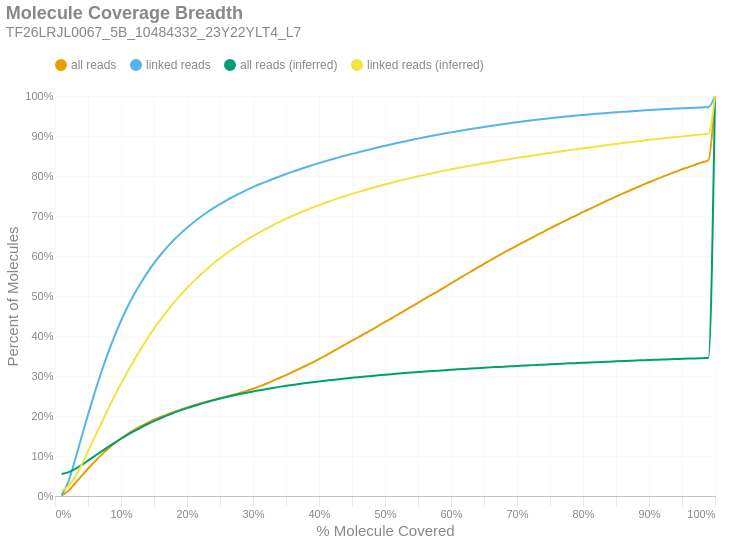

The notebook cell saved with this chart:
### Markdown cell above
### Molecule Read Coverage
This chart shows molecule coverage breadth as computed by the number of bases aligned to that molecule. In other words, "*how much of each unique long molecule is actually sequenced/aligned?*" Keep in mind there is a distinction between sequences and alignments, since some sequences belonging to a particular molecule may not align well and wouldn't appear in the alignment data. This chart also shows molecule coverage breadth as computed by the *inferred fragment* from which the aligned sequences originate. Unlike read coverage, this calculation takes into account the total insert size, including unsequenced gaps between the forward and reverse reads. Like the previous figures, these are cumulative percents.

### Code cell
if SKIPLR:
    print_html(f"Skipped")
else:
    binned_df = consolidated_hist(valids['coverage_bp'], mask, 0.01, True)
    binned_df_inf = consolidated_hist(valids['coverage_inserts'], mask, 0.01, True)
    binned_df = binned_df.with_columns(pl.lit(binned_df_inf['all reads (cumsum)']).alias('all reads (inferred)'))
    binned_df = binned_df.with_columns(pl.lit(binned_df_inf['linked reads (cumsum)']).alias('linked reads (inferred)'))
    binned_df = binned_df.with_columns(
        (pl.col('bin').cast(pl.Float64) + 0.01).alias('right_edge')
    )

    with SafeRender(binned_df):
        (
            density_plot(binned_df, 'Molecule Coverage Breadth', samplename, 'molcov', ['all reads (inferred)','linked reads (inferred)'])
            .encode(
                #x=alt.X('bin:Q', title="% Molecule Covered").axis(format = '%').scale(padding=0),
                x=alt.X('right_edge:Q', title="% Molecule Covered").axis(format='%').scale(padding=0),
                y=alt.Y('value:Q', title='Percent of Molecules')
                    .axis(format='%')
                    .stack(False)
                    .scale(domainMin=0, padding=0),
                color=alt.Color("key:N").scale(domain = ["all reads", "linked reads", "all reads (inferred)", "linked reads (inferred)"]),
                tooltip = [
                    alt.Tooltip("key:N", title = "Data Type"),
                    alt.Tooltip("range_label:N", title="% Molecule Covered"),
                    alt.Tooltip("value:Q", format = ".2%", title="% Molecules")
                ]
            )
        ).display()

### Figure 1 — Vega-Lite specification as saved in the notebook (floating-point values rounded to 4 significant figures)
{"width": "container", "height": 400, "config": {"title": {"anchor": "start", "dy": -15, "fontSize": 18, "color": "#888888", "subtitleColor": "#888888", "subtitleFontSize": 14}, "arc": {"fill": "#0072B2"}, "axis": {"domainColor": "#888888", "domainWidth": 0.5, "gridWidth": 0.2, "grid": false, "titleFontWeight": 400, "titleFontSize": 15, "labelFontSize": 11, "labelColor": "#888888", "tickColor": "#888888", "tickWidth": 0.2, "titleColor": "#888888"}, "axisBand": {"grid": false}, "axisX": {"grid": true, "tickSize": 10, "domainCap": "round"}, "axisY": {"domain": false, "grid": true, "tickSize": 0, "domainCap": "round"}, "background": "transparent", "header": {"labelFontSize": 15, "labelColor": "#888888", "titleFontSize": 15, "titleFontWeight": 600, "titleColor": "#888888"}, "legend": {"labelFont": "sans-serif", "labelFontSize": 12, "labelColor": "#888888", "symbolSize": 100, "symbolType": "circle", "titleFontSize": 12, "titlePadding": 10, "titleColor": "#888888", "title": null, "orient": "top"}, "range": {"category": ["#E69F00", "#56B4E9", "#009E73", "#F0E442", "#0072B2", "#D55E00", "#CC79A7", "#000000"], "diverging": ["#cfe8f3", "#a2d4ec", "#73bfe2", "#46abdb", "#1696d2", "#12719e"]}, "area": {"fill": "#0072B2", "fillOpacity": 0.7, "line": true, "strokeOpacity": 0.7}, "line": {"color": "#0072B2", "stroke": "#0072B2", "strokeWidth": 2}, "trail": {"color": "#0072B2", "stroke": "#0072B2", "strokeWidth": 0, "size": 1}, "point": {"filled": true, "fillOpacity": 1.0, "size": 95}, "text": {"color": "#888888", "fontSize": 11, "align": "right", "fontWeight": 400, "size": 11}, "bar": {"fill": "#0072B2", "stroke": null}, "view": {"stroke": null, "continuousWidth": 660, "continuousHeight": 400}}, "data": {"name": "data-e86ee25543c7943b7609688d95d6cd10"}, "mark": {"type": "line", "interpolate": "monotone", "point": {"opacity": 0, "size": 275}}, "encoding": {"color": {"field": "key", "scale": {"domain": ["all reads", "linked reads", "all reads (inferred)", "linked reads (inferred)"]}, "type": "nominal"}, "tooltip": [{"field": "key", "title": "Data Type", "type": "nominal"}, {"field": "range_label", "title": "% Molecule Covered", "type": "nominal"}, {"field": "value", "format": ".2%", "title": "% Molecules", "type": "quantitative"}], "x": {"axis": {"format": "%"}, "field": "right_edge", "scale": {"padding": 0}, "title": "% Molecule Covered", "type": "quantitative"}, "y": {"axis": {"format": "%"}, "field": "value", "scale": {"domainMin": 0, "padding": 0}, "stack": false, "title": "Percent of Molecules", "type": "quantitative"}}, "params": [{"name": "param_c36ac31b6afebe62", "select": {"type": "point", "fields": ["key"]}, "bind": "legend"}], "title": {"text": "Molecule Coverage Breadth", "subtitle": "TF26LRJL0067_5B_10484332_23Y22YLT4_L7"}, "transform": [{"fold": ["all reads (cumsum)", "linked reads (cumsum)", "all reads (inferred)", "linked reads (inferred)"]}, {"calculate": "replace(datum.key, ' (cumsum)', '')", "as": "key"}, {"filter": {"param": "param_c36ac31b6afebe62"}}], "usermeta": {"embedOptions": {"downloadFileName": "TF26LRJL0067_5B_10484332_23Y22YLT4_L7.molcov"}}, "$schema": "https://vega.github.io/schema/vega-lite/v6.4.1.json", "datasets": {"data-e86ee25543c7943b7609688d95d6cd10": [{"bin": "0.0", "interval": "0.0-0.01", "all reads": 0.001198, "linked reads": 0.002412, "all reads (cumsum)": 0.001198, "linked reads (cumsum)": 0.002412, "range_label": "0.0-0.01", "all reads (inferred)": 0.05509, "linked reads (inferred)": 0.01345, "right_edge": 0.01}, {"bin": "0.01", "interval": "0.01-0.02", "all reads": 0.01159, "linked reads": 0.0325, "all reads (cumsum)": 0.01279, "linked reads (cumsum)": 0.03491, "range_label": "0.01-0.02", "all reads (inferred)": 0.05921, "linked reads (inferred)": 0.02407, "right_edge": 0.02}, {"bin": "0.02", "interval": "0.02-0.03", "all reads": 0.01792, "linked reads": 0.05315, "all reads (cumsum)": 0.03071, "linked reads (cumsum)": 0.08806, "range_label": "0.02-0.03", "all reads (inferred)": 0.06712, "linked reads (inferred)": 0.04713, "right_edge": 0.03}, {"bin": "0.03", "interval": "0.03-0.04", "all reads": 0.01896, "linked reads": 0.05795, "all reads (cumsum)": 0.04967, "linked reads (cumsum)": 0.146, "range_label": "0.03-0.04", "all reads (inferred)": 0.07716, "linked reads (inferred)": 0.07729, "right_edge": 0.04}, {"bin": "0.04", "interval": "0.04-0.05", "all reads": 0.0185, "linked reads": 0.057, "all reads (cumsum)": 0.06817, "linked reads (cumsum)": 0.203, "range_label": "0.04-0.05", "all reads (inferred)": 0.08839, "linked reads (inferred)": 0.1115, "right_edge": 0.05}, {"bin": "0.05", "interval": "0.05-0.06", "all reads": 0.01753, "linked reads": 0.05443, "all reads (cumsum)": 0.0857, "linked reads (cumsum)": 0.2574, "range_label": "0.05-0.06", "all reads (inferred)": 0.09977, "linked reads (inferred)": 0.1465, "right_edge": 0.06}, {"bin": "0.06", "interval": "0.06-0.07", "all reads": 0.01646, "linked reads": 0.05121, "all reads (cumsum)": 0.1022, "linked reads (cumsum)": 0.3086, "range_label": "0.06-0.07", "all reads (inferred)": 0.1111, "linked reads (inferred)": 0.1814, "right_edge": 0.07}, {"bin": "0.07", "interval": "0.07-0.08", "all reads": 0.01515, "linked reads": 0.04717, "all reads (cumsum)": 0.1173, "linked reads (cumsum)": 0.3558, "range_label": "0.07-0.08", "all reads (inferred)": 0.1221, "linked reads (inferred)": 0.2155, "right_edge": 0.08}, {"bin": "0.08", "interval": "0.08-0.09", "all reads": 0.01388, "linked reads": 0.04311, "all reads (cumsum)": 0.1312, "linked reads (cumsum)": 0.3989, "range_label": "0.08-0.09", "all reads (inferred)": 0.1329, "linked reads (inferred)": 0.249, "right_edge": 0.09}, {"bin": "0.09", "interval": "0.09-0.1", "all reads": 0.01259, "linked reads": 0.03917, "all reads (cumsum)": 0.1438, "linked reads (cumsum)": 0.4381, "range_label": "0.09-0.1", "all reads (inferred)": 0.1431, "linked reads (inferred)": 0.2808, "right_edge": 0.1}, {"bin": "0.1", "interval": "0.1-0.11", "all reads": 0.01137, "linked reads": 0.03515, "all reads (cumsum)": 0.1551, "linked reads (cumsum)": 0.4733, "range_label": "0.1-0.11", "all reads (inferred)": 0.1528, "linked reads (inferred)": 0.311, "right_edge": 0.11}, {"bin": "0.11", "interval": "0.11-0.12", "all reads": 0.0101, "linked reads": 0.03126, "all reads (cumsum)": 0.1652, "linked reads (cumsum)": 0.5045, "range_label": "0.11-0.12", "all reads (inferred)": 0.1621, "linked reads (inferred)": 0.34, "right_edge": 0.12}, {"bin": "0.12", "interval": "0.12-0.13", "all reads": 0.009128, "linked reads": 0.02802, "all reads (cumsum)": 0.1744, "linked reads (cumsum)": 0.5325, "range_label": "0.12-0.13", "all reads (inferred)": 0.171, "linked reads (inferred)": 0.3678, "right_edge": 0.13}, {"bin": "0.13", "interval": "0.13-0.14", "all reads": 0.008504, "linked reads": 0.02593, "all reads (cumsum)": 0.1829, "linked reads (cumsum)": 0.5585, "range_label": "0.13-0.14", "all reads (inferred)": 0.1793, "linked reads (inferred)": 0.3939, "right_edge": 0.14}, {"bin": "0.14", "interval": "0.14-0.15", "all reads": 0.007823, "linked reads": 0.02356, "all reads (cumsum)": 0.1907, "linked reads (cumsum)": 0.582, "range_label": "0.14-0.15", "all reads (inferred)": 0.1872, "linked reads (inferred)": 0.4183, "right_edge": 0.15}, {"bin": "0.15", "interval": "0.15-0.16", "all reads": 0.007053, "linked reads": 0.02113, "all reads (cumsum)": 0.1978, "linked reads (cumsum)": 0.6031, "range_label": "0.15-0.16", "all reads (inferred)": 0.1944, "linked reads (inferred)": 0.441, "right_edge": 0.16}, {"bin": "0.16", "interval": "0.16-0.17", "all reads": 0.006461, "linked reads": 0.01898, "all reads (cumsum)": 0.2042, "linked reads (cumsum)": 0.6221, "range_label": "0.16-0.17", "all reads (inferred)": 0.2014, "linked reads (inferred)": 0.4626, "right_edge": 0.17}, {"bin": "0.17", "interval": "0.17-0.18", "all reads": 0.006131, "linked reads": 0.01781, "all reads (cumsum)": 0.2103, "linked reads (cumsum)": 0.6399, "range_label": "0.17-0.18", "all reads (inferred)": 0.208, "linked reads (inferred)": 0.4832, "right_edge": 0.18}, {"bin": "0.18", "interval": "0.18-0.19", "all reads": 0.005633, "linked reads": 0.01596, "all reads (cumsum)": 0.216, "linked reads (cumsum)": 0.6559, "range_label": "0.18-0.19", "all reads (inferred)": 0.214, "linked reads (inferred)": 0.5021, "right_edge": 0.19}, {"bin": "0.19", "interval": "0.19-0.2", "all reads": 0.005275, "linked reads": 0.01471, "all reads (cumsum)": 0.2213, "linked reads (cumsum)": 0.6706, "range_label": "0.19-0.2", "all reads (inferred)": 0.2198, "linked reads (inferred)": 0.5201, "right_edge": 0.2}, {"bin": "0.2", "interval": "0.2-0.21", "all reads": 0.005061, "linked reads": 0.01377, "all reads (cumsum)": 0.2263, "linked reads (cumsum)": 0.6844, "range_label": "0.2-0.21", "all reads (inferred)": 0.2251, "linked reads (inferred)": 0.5366, "right_edge": 0.21}, {"bin": "0.21", "interval": "0.21-0.22", "all reads": 0.004739, "linked reads": 0.0126, "all reads (cumsum)": 0.2311, "linked reads (cumsum)": 0.697, "range_label": "0.21-0.22", "all reads (inferred)": 0.2302, "linked reads (inferred)": 0.5524, "right_edge": 0.22}, {"bin": "0.22", "interval": "0.22-0.23", "all reads": 0.004558, "linked reads": 0.01167, "all reads (cumsum)": 0.2356, "linked reads (cumsum)": 0.7086, "range_label": "0.22-0.23", "all reads (inferred)": 0.2348, "linked reads (inferred)": 0.567, "right_edge": 0.23}, {"bin": "0.23", "interval": "0.23-0.24", "all reads": 0.004497, "linked reads": 0.01088, "all reads (cumsum)": 0.2401, "linked reads (cumsum)": 0.7195, "range_label": "0.23-0.24", "all reads (inferred)": 0.2394, "linked reads (inferred)": 0.5812, "right_edge": 0.24}, {"bin": "0.24", "interval": "0.24-0.25", "all reads": 0.004388, "linked reads": 0.01013, "all reads (cumsum)": 0.2445, "linked reads (cumsum)": 0.7297, "range_label": "0.24-0.25", "all reads (inferred)": 0.2436, "linked reads (inferred)": 0.5942, "right_edge": 0.25}, {"bin": "0.25", "interval": "0.25-0.26", "all reads": 0.004277, "linked reads": 0.009586, "all reads (cumsum)": 0.2488, "linked reads (cumsum)": 0.7392, "range_label": "0.25-0.26", "all reads (inferred)": 0.2476, "linked reads (inferred)": 0.6066, "right_edge": 0.26}, {"bin": "0.26", "interval": "0.26-0.27", "all reads": 0.004289, "linked reads": 0.008892, "all reads (cumsum)": 0.2531, "linked reads (cumsum)": 0.7481, "range_label": "0.26-0.27", "all reads (inferred)": 0.2513, "linked reads (inferred)": 0.6183, "right_edge": 0.27}, {"bin": "0.27", "interval": "0.27-0.28", "all reads": 0.004677, "linked reads": 0.008507, "all reads (cumsum)": 0.2577, "linked reads (cumsum)": 0.7566, "range_label": "0.27-0.28", "all reads (inferred)": 0.2549, "linked reads (inferred)": 0.6293, "right_edge": 0.28}, {"bin": "0.28", "interval": "0.28-0.29", "all reads": 0.004981, "linked reads": 0.008009, "all reads (cumsum)": 0.2627, "linked reads (cumsum)": 0.7647, "range_label": "0.28-0.29", "all reads (inferred)": 0.2583, "linked reads (inferred)": 0.64, "right_edge": 0.29}, {"bin": "0.29", "interval": "0.29-0.3", "all reads": 0.005453, "linked reads": 0.007605, "all reads (cumsum)": 0.2682, "linked reads (cumsum)": 0.7723, "range_label": "0.29-0.3", "all reads (inferred)": 0.2614, "linked reads (inferred)": 0.6497, "right_edge": 0.3}, {"bin": "0.3", "interval": "0.3-0.31", "all reads": 0.005989, "linked reads": 0.007004, "all reads (cumsum)": 0.2742, "linked reads (cumsum)": 0.7793, "range_label": "0.3-0.31", "all reads (inferred)": 0.2645, "linked reads (inferred)": 0.6592, "right_edge": 0.31}, {"bin": "0.31", "interval": "0.31-0.32", "all reads": 0.006573, "linked reads": 0.006687, "all reads (cumsum)": 0.2807, "linked reads (cumsum)": 0.7859, "range_label": "0.31-0.32", "all reads (inferred)": 0.2674, "linked reads (inferred)": 0.6681, "right_edge": 0.32}, {"bin": "0.32", "interval": "0.32-0.33", "all reads": 0.007028, "linked reads": 0.006473, "all reads (cumsum)": 0.2878, "linked reads (cumsum)": 0.7924, "range_label": "0.32-0.33", "all reads (inferred)": 0.2702, "linked reads (inferred)": 0.6768, "right_edge": 0.33}, {"bin": "0.33", "interval": "0.33-0.34", "all reads": 0.007183, "linked reads": 0.006436, "all reads (cumsum)": 0.2949, "linked reads (cumsum)": 0.7989, "range_label": "0.33-0.34", "all reads (inferred)": 0.2728, "linked reads (inferred)": 0.6851, "right_edge": 0.34}, {"bin": "0.34", "interval": "0.34-0.35", "all reads": 0.007404, "linked reads": 0.006069, "all reads (cumsum)": 0.3024, "linked reads (cumsum)": 0.8049, "range_label": "0.34-0.35", "all reads (inferred)": 0.2754, "linked reads (inferred)": 0.6931, "right_edge": 0.35}, {"bin": "0.35", "interval": "0.35-0.36", "all reads": 0.007603, "linked reads": 0.005884, "all reads (cumsum)": 0.31, "linked reads (cumsum)": 0.8108, "range_label": "0.35-0.36", "all reads (inferred)": 0.2778, "linked reads (inferred)": 0.7005, "right_edge": 0.36}, {"bin": "0.36", "interval": "0.36-0.37", "all reads": 0.007756, "linked reads": 0.005515, "all reads (cumsum)": 0.3177, "linked reads (cumsum)": 0.8163, "range_label": "0.36-0.37", "all reads (inferred)": 0.2801, "linked reads (inferred)": 0.7076, "right_edge": 0.37}, {"bin": "0.37", "interval": "0.37-0.38", "all reads": 0.007895, "linked reads": 0.005525, "all reads (cumsum)": 0.3256, "linked reads (cumsum)": 0.8219, "range_label": "0.37-0.38", "all reads (inferred)": 0.2823, "linked reads (inferred)": 0.7144, "right_edge": 0.38}, {"bin": "0.38", "interval": "0.38-0.39", "all reads": 0.008056, "linked reads": 0.005243, "all reads (cumsum)": 0.3337, "linked reads (cumsum)": 0.8271, "range_label": "0.38-0.39", "all reads (inferred)": 0.2844, "linked reads (inferred)": 0.721, "right_edge": 0.39}, {"bin": "0.39", "interval": "0.39-0.4", "all reads": 0.008751, "linked reads": 0.00519, "all reads (cumsum)": 0.3424, "linked reads (cumsum)": 0.8323, "range_label": "0.39-0.4", "all reads (inferred)": 0.2864, "linked reads (inferred)": 0.7271, "right_edge": 0.4}, {"bin": "0.4", "interval": "0.4-0.41", "all reads": 0.008829, "linked reads": 0.004889, "all reads (cumsum)": 0.3512, "linked reads (cumsum)": 0.8372, "range_label": "0.4-0.41", "all reads (inferred)": 0.2883, "linked reads (inferred)": 0.733, "right_edge": 0.41}, {"bin": "0.41", "interval": "0.41-0.42", "all reads": 0.009357, "linked reads": 0.004757, "all reads (cumsum)": 0.3606, "linked reads (cumsum)": 0.8419, "range_label": "0.41-0.42", "all reads (inferred)": 0.2903, "linked reads (inferred)": 0.7391, "right_edge": 0.42}, {"bin": "0.42", "interval": "0.42-0.43", "all reads": 0.009315, "linked reads": 0.0047, "all reads (cumsum)": 0.3699, "linked reads (cumsum)": 0.8466, "range_label": "0.42-0.43", "all reads (inferred)": 0.2921, "linked reads (inferred)": 0.7448, "right_edge": 0.43}, {"bin": "0.43", "interval": "0.43-0.44", "all reads": 0.009117, "linked reads": 0.00429, "all reads (cumsum)": 0.379, "linked reads (cumsum)": 0.8509, "range_label": "0.43-0.44", "all reads (inferred)": 0.2939, "linked reads (inferred)": 0.7502, "right_edge": 0.44}, {"bin": "0.44", "interval": "0.44-0.45", "all reads": 0.009154, "linked reads": 0.004417, "all reads (cumsum)": 0.3882, "linked reads (cumsum)": 0.8553, "range_label": "0.44-0.45", "all reads (inferred)": 0.2955, "linked reads (inferred)": 0.7552, "right_edge": 0.45}, {"bin": "0.45", "interval": "0.45-0.46", "all reads": 0.009149, "linked reads": 0.004228, "all reads (cumsum)": 0.3973, "linked reads (cumsum)": 0.8596, "range_label": "0.45-0.46", "all reads (inferred)": 0.2971, "linked reads (inferred)": 0.7603, "right_edge": 0.46}, {"bin": "0.46", "interval": "0.46-0.47", "all reads": 0.009108, "linked reads": 0.004012, "all reads (cumsum)": 0.4064, "linked reads (cumsum)": 0.8636, "range_label": "0.46-0.47", "all reads (inferred)": 0.2988, "linked reads (inferred)": 0.7652, "right_edge": 0.47}, {"bin": "0.47", "interval": "0.47-0.48", "all reads": 0.009531, "linked reads": 0.004082, "all reads (cumsum)": 0.416, "linked reads (cumsum)": 0.8677, "range_label": "0.47-0.48", "all reads (inferred)": 0.3003, "linked reads (inferred)": 0.7699, "right_edge": 0.48}, {"bin": "0.48", "interval": "0.48-0.49", "all reads": 0.009277, "linked reads": 0.004041, "all reads (cumsum)": 0.4252, "linked reads (cumsum)": 0.8717, "range_label": "0.48-0.49", "all reads (inferred)": 0.3018, "linked reads (inferred)": 0.7744, "right_edge": 0.49}, {"bin": "0.49", "interval": "0.49-0.5", "all reads": 0.01008, "linked reads": 0.003927, "all reads (cumsum)": 0.4353, "linked reads (cumsum)": 0.8756, "range_label": "0.49-0.5", "all reads (inferred)": 0.3032, "linked reads (inferred)": 0.7789, "right_edge": 0.5}, {"bin": "0.5", "interval": "0.5-0.51", "all reads": 0.008832, "linked reads": 0.003563, "all reads (cumsum)": 0.4442, "linked reads (cumsum)": 0.8792, "range_label": "0.5-0.51", "all reads (inferred)": 0.3046, "linked reads (inferred)": 0.7832, "right_edge": 0.51}, {"bin": "0.51", "interval": "0.51-0.52", "all reads": 0.00984, "linked reads": 0.003767, "all reads (cumsum)": 0.454, "linked reads (cumsum)": 0.883, "range_label": "0.51-0.52", "all reads (inferred)": 0.306, "linked reads (inferred)": 0.7874, "right_edge": 0.52}, {"bin": "0.52", "interval": "0.52-0.53", "all reads": 0.009558, "linked reads": 0.003513, "all reads (cumsum)": 0.4636, "linked reads (cumsum)": 0.8865, "range_label": "0.52-0.53", "all reads (inferred)": 0.3073, "linked reads (inferred)": 0.7914, "right_edge": 0.53}, {"bin": "0.53", "interval": "0.53-0.54", "all reads": 0.009792, "linked reads": 0.0034, "all reads (cumsum)": 0.4733, "linked reads (cumsum)": 0.8899, "range_label": "0.53-0.54", "all reads (inferred)": 0.3086, "linked reads (inferred)": 0.7953, "right_edge": 0.54}, {"bin": "0.54", "interval": "0.54-0.55", "all reads": 0.009513, "linked reads": 0.0036, "all reads (cumsum)": 0.4829, "linked reads (cumsum)": 0.8935, "range_label": "0.54-0.55", "all reads (inferred)": 0.3098, "linked reads (inferred)": 0.7991, "right_edge": 0.55}, {"bin": "0.55", "interval": "0.55-0.56", "all reads": 0.009863, "linked reads": 0.003369, "all reads (cumsum)": 0.4927, "linked reads (cumsum)": 0.8968, "range_label": "0.55-0.56", "all reads (inferred)": 0.3111, "linked reads (inferred)": 0.8029, "right_edge": 0.56}, {"bin": "0.56", "interval": "0.56-0.57", "all reads": 0.009486, "linked reads": 0.003188, "all reads (cumsum)": 0.5022, "linked reads (cumsum)": 0.9, "range_label": "0.56-0.57", "all reads (inferred)": 0.3122, "linked reads (inferred)": 0.8065, "right_edge": 0.57}, {"bin": "0.57", "interval": "0.57-0.58", "all reads": 0.00944, "linked reads": 0.003085, "all reads (cumsum)": 0.5117, "linked reads (cumsum)": 0.9031, "range_label": "0.57-0.58", "all reads (inferred)": 0.3134, "linked reads (inferred)": 0.81, "right_edge": 0.58}, {"bin": "0.58", "interval": "0.58-0.59", "all reads": 0.009828, "linked reads": 0.003015, "all reads (cumsum)": 0.5215, "linked reads (cumsum)": 0.9061, "range_label": "0.58-0.59", "all reads (inferred)": 0.3145, "linked reads (inferred)": 0.8134, "right_edge": 0.59}, {"bin": "0.59", "interval": "0.59-0.6", "all reads": 0.01003, "linked reads": 0.002933, "all reads (cumsum)": 0.5315, "linked reads (cumsum)": 0.9091, "range_label": "0.59-0.6", "all reads (inferred)": 0.3156, "linked reads (inferred)": 0.8167, "right_edge": 0.6}, {"bin": "0.6", "interval": "0.6-0.61", "all reads": 0.009775, "linked reads": 0.002935, "all reads (cumsum)": 0.5413, "linked reads (cumsum)": 0.912, "range_label": "0.6-0.61", "all reads (inferred)": 0.3167, "linked reads (inferred)": 0.8198, "right_edge": 0.61}, {"bin": "0.61", "interval": "0.61-0.62", "all reads": 0.00998, "linked reads": 0.002626, "all reads (cumsum)": 0.5513, "linked reads (cumsum)": 0.9146, "range_label": "0.61-0.62", "all reads (inferred)": 0.3177, "linked reads (inferred)": 0.8229, "right_edge": 0.62}, {"bin": "0.62", "interval": "0.62-0.63", "all reads": 0.009794, "linked reads": 0.002741, "all reads (cumsum)": 0.5611, "linked reads (cumsum)": 0.9174, "range_label": "0.62-0.63", "all reads (inferred)": 0.3187, "linked reads (inferred)": 0.8259, "right_edge": 0.63}, {"bin": "0.63", "interval": "0.63-0.64", "all reads": 0.009708, "linked reads": 0.002652, "all reads (cumsum)": 0.5708, "linked reads (cumsum)": 0.92, "range_label": "0.63-0.64", "all reads (inferred)": 0.3197, "linked reads (inferred)": 0.8289, "right_edge": 0.64}, {"bin": "0.64", "interval": "0.64-0.65", "all reads": 0.009401, "linked reads": 0.002523, "all reads (cumsum)": 0.5802, "linked reads (cumsum)": 0.9225, "range_label": "0.64-0.65", "all reads (inferred)": 0.3206, "linked reads (inferred)": 0.8317, "right_edge": 0.65}, {"bin": "0.65", "interval": "0.65-0.66", "all reads": 0.009679, "linked reads": 0.002572, "all reads (cumsum)": 0.5898, "linked reads (cumsum)": 0.9251, "range_label": "0.65-0.66", "all reads (inferred)": 0.3216, "linked reads (inferred)": 0.8345, "right_edge": 0.66}, {"bin": "0.66", "interval": "0.66-0.67", "all reads": 0.009169, "linked reads": 0.002418, "all reads (cumsum)": 0.599, "linked reads (cumsum)": 0.9275, "range_label": "0.66-0.67", "all reads (inferred)": 0.3225, "linked reads (inferred)": 0.8373, "right_edge": 0.67}, {"bin": "0.67", "interval": "0.67-0.68", "all reads": 0.009248, "linked reads": 0.002331, "all reads (cumsum)": 0.6083, "linked reads (cumsum)": 0.9299, "range_label": "0.67-0.68", "all reads (inferred)": 0.3234, "linked reads (inferred)": 0.8401, "right_edge": 0.68}, {"bin": "0.68", "interval": "0.68-0.69", "all reads": 0.00894, "linked reads": 0.002253, "all reads (cumsum)": 0.6172, "linked reads (cumsum)": 0.9321, "range_label": "0.68-0.69", "all reads (inferred)": 0.3243, "linked reads (inferred)": 0.8427, "right_edge": 0.69}, {"bin": "0.69", "interval": "0.69-0.7", "all reads": 0.008991, "linked reads": 0.002259, "all reads (cumsum)": 0.6262, "linked reads (cumsum)": 0.9344, "range_label": "0.69-0.7", "all reads (inferred)": 0.3251, "linked reads (inferred)": 0.8453, "right_edge": 0.7}, {"bin": "0.7", "interval": "0.7-0.71", "all reads": 0.008504, "linked reads": 0.002121, "all reads (cumsum)": 0.6347, "linked reads (cumsum)": 0.9365, "range_label": "0.7-0.71", "all reads (inferred)": 0.326, "linked reads (inferred)": 0.8478, "right_edge": 0.71}, {"bin": "0.71", "interval": "0.71-0.72", "all reads": 0.008578, "linked reads": 0.00208, "all reads (cumsum)": 0.6433, "linked reads (cumsum)": 0.9386, "range_label": "0.71-0.72", "all reads (inferred)": 0.3268, "linked reads (inferred)": 0.8503, "right_edge": 0.72}, {"bin": "0.72", "interval": "0.72-0.73", "all reads": 0.008816, "linked reads": 0.001993, "all reads (cumsum)": 0.6521, "linked reads (cumsum)": 0.9406, "range_label": "0.72-0.73", "all reads (inferred)": 0.3276, "linked reads (inferred)": 0.8526, "right_edge": 0.73}, {"bin": "0.73", "interval": "0.73-0.74", "all reads": 0.008454, "linked reads": 0.001961, "all reads (cumsum)": 0.6605, "linked reads (cumsum)": 0.9425, "range_label": "0.73-0.74", "all reads (inferred)": 0.3284, "linked reads (inferred)": 0.8552, "right_edge": 0.74}, {"bin": "0.74", "interval": "0.74-0.75", "all reads": 0.00878, "linked reads": 0.001971, "all reads (cumsum)": 0.6693, "linked reads (cumsum)": 0.9445, "range_label": "0.74-0.75", "all reads (inferred)": 0.3292, "linked reads (inferred)": 0.8575, "right_edge": 0.75}, {"bin": "0.75", "interval": "0.75-0.76", "all reads": 0.008131, "linked reads": 0.001691, "all reads (cumsum)": 0.6775, "linked reads (cumsum)": 0.9462, "range_label": "0.75-0.76", "all reads (inferred)": 0.33, "linked reads (inferred)": 0.8599, "right_edge": 0.76}, {"bin": "0.76", "interval": "0.76-0.77", "all reads": 0.008241, "linked reads": 0.001726, "all reads (cumsum)": 0.6857, "linked reads (cumsum)": 0.9479, "range_label": "0.76-0.77", "all reads (inferred)": 0.3308, "linked reads (inferred)": 0.8623, "right_edge": 0.77}, {"bin": "0.77", "interval": "0.77-0.78", "all reads": 0.007991, "linked reads": 0.001588, "all reads (cumsum)": 0.6937, "linked reads (cumsum)": 0.9495, "range_label": "0.77-0.78", "all reads (inferred)": 0.3316, "linked reads (inferred)": 0.8647, "right_edge": 0.78}, {"bin": "0.78", "interval": "0.78-0.79", "all reads": 0.007989, "linked reads": 0.001489, "all reads (cumsum)": 0.7017, "linked reads (cumsum)": 0.951, "range_label": "0.78-0.79", "all reads (inferred)": 0.3323, "linked reads (inferred)": 0.867, "right_edge": 0.79}, {"bin": "0.79", "interval": "0.79-0.8", "all reads": 0.008395, "linked reads": 0.001487, "all reads (cumsum)": 0.7101, "linked reads (cumsum)": 0.9525, "range_label": "0.79-0.8", "all reads (inferred)": 0.3331, "linked reads (inferred)": 0.8692, "right_edge": 0.8}, {"bin": "0.8", "interval": "0.8-0.81", "all reads": 0.007665, "linked reads": 0.001487, "all reads (cumsum)": 0.7177, "linked reads (cumsum)": 0.954, "range_label": "0.8-0.81", "all reads (inferred)": 0.3338, "linked reads (inferred)": 0.8715, "right_edge": 0.81}, {"bin": "0.81", "interval": "0.81-0.82", "all reads": 0.007722, "linked reads": 0.001405, "all reads (cumsum)": 0.7255, "linked reads (cumsum)": 0.9554, "range_label": "0.81-0.82", "all reads (inferred)": 0.3345, "linked reads (inferred)": 0.8737, "right_edge": 0.82}, {"bin": "0.82", "interval": "0.82-0.83", "all reads": 0.007917, "linked reads": 0.001361, "all reads (cumsum)": 0.7334, "linked reads (cumsum)": 0.9567, "range_label": "0.82-0.83", "all reads (inferred)": 0.3352, "linked reads (inferred)": 0.8758, "right_edge": 0.83}, {"bin": "0.83", "interval": "0.83-0.84", "all reads": 0.007577, "linked reads": 0.001347, "all reads (cumsum)": 0.741, "linked reads (cumsum)": 0.9581, "range_label": "0.83-0.84", "all reads (inferred)": 0.3359, "linked reads (inferred)": 0.8779, "right_edge": 0.84}, {"bin": "0.84", "interval": "0.84-0.85", "all reads": 0.007474, "linked reads": 0.001205, "all reads (cumsum)": 0.7484, "linked reads (cumsum)": 0.9593, "range_label": "0.84-0.85", "all reads (inferred)": 0.3367, "linked reads (inferred)": 0.8801, "right_edge": 0.85}, {"bin": "0.85", "interval": "0.85-0.86", "all reads": 0.007418, "linked reads": 0.001108, "all reads (cumsum)": 0.7558, "linked reads (cumsum)": 0.9604, "range_label": "0.85-0.86", "all reads (inferred)": 0.3374, "linked reads (inferred)": 0.8823, "right_edge": 0.86}, {"bin": "0.86", "interval": "0.86-0.87", "all reads": 0.00716, "linked reads": 0.001081, "all reads (cumsum)": 0.763, "linked reads (cumsum)": 0.9615, "range_label": "0.86-0.87", "all reads (inferred)": 0.338, "linked reads (inferred)": 0.8843, "right_edge": 0.87}, {"bin": "0.87", "interval": "0.87-0.88", "all reads": 0.007269, "linked reads": 0.001149, "all reads (cumsum)": 0.7703, "linked reads (cumsum)": 0.9626, "range_label": "0.87-0.88", "all reads (inferred)": 0.3387, "linked reads (inferred)": 0.8864, "right_edge": 0.88}, {"bin": "0.88", "interval": "0.88-0.89", "all reads": 0.007029, "linked reads": 0.001065, "all reads (cumsum)": 0.7773, "linked reads (cumsum)": 0.9637, "range_label": "0.88-0.89", "all reads (inferred)": 0.3394, "linked reads (inferred)": 0.8884, "right_edge": 0.89}, {"bin": "0.89", "interval": "0.89-0.9", "all reads": 0.007023, "linked reads": 0.00112, "all reads (cumsum)": 0.7843, "linked reads (cumsum)": 0.9648, "range_label": "0.89-0.9", "all reads (inferred)": 0.34, "linked reads (inferred)": 0.8904, "right_edge": 0.9}, {"bin": "0.9", "interval": "0.9-0.91", "all reads": 0.006518, "linked reads": 0.0009617, "all reads (cumsum)": 0.7908, "linked reads (cumsum)": 0.9658, "range_label": "0.9-0.91", "all reads (inferred)": 0.3406, "linked reads (inferred)": 0.8922, "right_edge": 0.91}, {"bin": "0.91", "interval": "0.91-0.92", "all reads": 0.007037, "linked reads": 0.001034, "all reads (cumsum)": 0.7979, "linked reads (cumsum)": 0.9668, "range_label": "0.91-0.92", "all reads (inferred)": 0.3412, "linked reads (inferred)": 0.8939, "right_edge": 0.92}, {"bin": "0.92", "interval": "0.92-0.93", "all reads": 0.006048, "linked reads": 0.0008629, "all reads (cumsum)": 0.8039, "linked reads (cumsum)": 0.9677, "range_label": "0.92-0.93", "all reads (inferred)": 0.3418, "linked reads (inferred)": 0.8957, "right_edge": 0.93}, {"bin": "0.93", "interval": "0.93-0.94", "all reads": 0.006272, "linked reads": 0.0008464, "all reads (cumsum)": 0.8102, "linked reads (cumsum)": 0.9685, "range_label": "0.93-0.94", "all reads (inferred)": 0.3424, "linked reads (inferred)": 0.8974, "right_edge": 0.94}, {"bin": "0.94", "interval": "0.94-0.95", "all reads": 0.006645, "linked reads": 0.0008114, "all reads (cumsum)": 0.8168, "linked reads (cumsum)": 0.9693, "range_label": "0.94-0.95", "all reads (inferred)": 0.3429, "linked reads (inferred)": 0.899, "right_edge": 0.95}, {"bin": "0.95", "interval": "0.95-0.96", "all reads": 0.005465, "linked reads": 0.0008217, "all reads (cumsum)": 0.8223, "linked reads (cumsum)": 0.9701, "range_label": "0.95-0.96", "all reads (inferred)": 0.3434, "linked reads (inferred)": 0.9006, "right_edge": 0.96}, {"bin": "0.96", "interval": "0.96-0.97", "all reads": 0.005919, "linked reads": 0.0007167, "all reads (cumsum)": 0.8282, "linked reads (cumsum)": 0.9709, "range_label": "0.96-0.97", "all reads (inferred)": 0.344, "linked reads (inferred)": 0.9023, "right_edge": 0.97}, {"bin": "0.97", "interval": "0.97-0.98", "all reads": 0.0058, "linked reads": 0.0006466, "all reads (cumsum)": 0.834, "linked reads (cumsum)": 0.9715, "range_label": "0.97-0.98", "all reads (inferred)": 0.3446, "linked reads (inferred)": 0.9041, "right_edge": 0.98}, {"bin": "0.98", "interval": "0.98-0.99", "all reads": 0.005402, "linked reads": 0.0006219, "all reads (cumsum)": 0.8394, "linked reads (cumsum)": 0.9721, "range_label": "0.98-0.99", "all reads (inferred)": 0.3453, "linked reads (inferred)": 0.9058, "right_edge": 0.99}, {"bin": "0.99", "interval": "0.99-1.0", "all reads": 0.1606, "linked reads": 0.02788, "all reads (cumsum)": 1.0, "linked reads (cumsum)": 1.0, "range_label": "0.99-1.0", "all reads (inferred)": 1.0, "linked reads (inferred)": 1.0, "right_edge": 1.0}]}}
